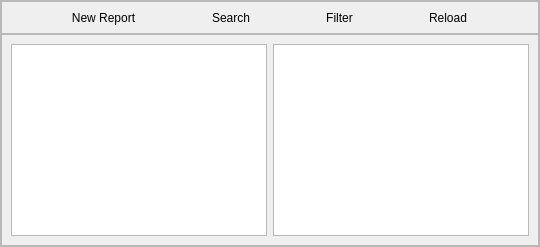
             <widget class="QWidget" name="DT_problem_report_page">
              <layout class="QVBoxLayout" name="verticalLayout_53">
               <property name="spacing">
                <number>0</number>
               </property>
               <property name="leftMargin">
                <number>0</number>
               </property>
               <property name="topMargin">
                <number>0</number>
               </property>
               <property name="rightMargin">
                <number>0</number>
               </property>
               <property name="bottomMargin">
                <number>0</number>
               </property>
               <item>
                <widget class="QFrame" name="frame_90">
                 <property name="frameShape">
                  <enum>QFrame::StyledPanel</enum>
                 </property>
                 <property name="frameShadow">
                  <enum>QFrame::Raised</enum>
                 </property>
                 <layout class="QVBoxLayout" name="verticalLayout_54">
                  <property name="spacing">
                   <number>0</number>
                  </property>
                  <property name="leftMargin">
                   <number>0</number>
                  </property>
                  <property name="topMargin">
                   <number>0</number>
                  </property>
                  <property name="rightMargin">
                   <number>0</number>
                  </property>
                  <property name="bottomMargin">
                   <number>0</number>
                  </property>
                  <item>
                   <widget class="QFrame" name="frame_107">
                    <property name="sizePolicy">
                     <sizepolicy hsizetype="Preferred" vsizetype="Preferred">
                      <horstretch>0</horstretch>
                      <verstretch>0</verstretch>
                     </sizepolicy>
                    </property>
                    <property name="maximumSize">
                     <size>
                      <width>16777215</width>
                      <height>200</height>
                     </size>
                    </property>
                    <property name="frameShape">
                     <enum>QFrame::StyledPanel</enum>
                    </property>
                    <property name="frameShadow">
                     <enum>QFrame::Raised</enum>
                    </property>
                    <layout class="QHBoxLayout" name="horizontalLayout_66">
                     <property name="spacing">
                      <number>0</number>
                     </property>
                     <property name="leftMargin">
                      <number>0</number>
                     </property>
                     <property name="topMargin">
                      <number>5</number>
                     </property>
                     <property name="rightMargin">
                      <number>0</number>
                     </property>
                     <property name="bottomMargin">
                      <number>5</number>
                     </property>
                     <item>
                      <widget class="QToolButton" name="DT_new_report_btn">
                       <property name="text">
                        <string>New Report</string>
                       </property>
                       <property name="icon">
                        <iconset>
                         <normaloff>../../../../Icons/Add_new.ico</normaloff>../../../../Icons/Add_new.ico</iconset>
                       </property>
                       <property name="iconSize">
                        <size>
                         <width>50</width>
                         <height>50</height>
                        </size>
                       </property>
                       <property name="toolButtonStyle">
                        <enum>Qt::ToolButtonTextUnderIcon</enum>
                       </property>
                       <property name="autoRaise">
                        <bool>true</bool>
                       </property>
                      </widget>
                     </item>
                     <item>
                      <widget class="QToolButton" name="DT_search_report_btn">
                       <property name="text">
                        <string>Search</string>
                       </property>
                       <property name="icon">
                        <iconset>
                         <normaloff>../../../../Icons/Document_search.ico</normaloff>../../../../Icons/Document_search.ico</iconset>
                       </property>
                       <property name="iconSize">
                        <size>
                         <width>50</width>
                         <height>50</height>
                        </size>
                       </property>
                       <property name="toolButtonStyle">
                        <enum>Qt::ToolButtonTextUnderIcon</enum>
                       </property>
                       <property name="autoRaise">
                        <bool>true</bool>
                       </property>
                      </widget>
                     </item>
                     <item>
                      <widget class="QToolButton" name="DT_filter_report_btn">
                       <property name="text">
                        <string>Filter</string>
                       </property>
                       <property name="icon">
                        <iconset>
                         <normaloff>../../../../Icons/Fillter.ico</normaloff>../../../../Icons/Fillter.ico</iconset>
                       </property>
                       <property name="iconSize">
                        <size>
                         <width>50</width>
                         <height>50</height>
                        </size>
                       </property>
                       <property name="toolButtonStyle">
                        <enum>Qt::ToolButtonTextUnderIcon</enum>
                       </property>
                       <property name="autoRaise">
                        <bool>true</bool>
                       </property>
                      </widget>
                     </item>
                     <item>
                      <widget class="QToolButton" name="DT_reload_report_btn">
                       <property name="text">
                        <string>Reload</string>
                       </property>
                       <property name="icon">
                        <iconset>
                         <normaloff>../../../../Icons/reset.ico</normaloff>../../../../Icons/reset.ico</iconset>
                       </property>
                       <property name="iconSize">
                        <size>
                         <width>50</width>
                         <height>50</height>
                        </size>
                       </property>
                       <property name="toolButtonStyle">
                        <enum>Qt::ToolButtonTextUnderIcon</enum>
                       </property>
                       <property name="autoRaise">
                        <bool>true</bool>
                       </property>
                      </widget>
                     </item>
                    </layout>
                   </widget>
                  </item>
                  <item>
                   <widget class="QFrame" name="frame_108">
                    <property name="frameShape">
                     <enum>QFrame::StyledPanel</enum>
                    </property>
                    <property name="frameShadow">
                     <enum>QFrame::Raised</enum>
                    </property>
                    <layout class="QHBoxLayout" name="horizontalLayout_80">
                     <item>
                      <widget class="QTreeView" name="DT_report_file_tree">
                       <property name="sizePolicy">
                        <sizepolicy hsizetype="Minimum" vsizetype="Preferred">
                         <horstretch>0</horstretch>
                         <verstretch>0</verstretch>
                        </sizepolicy>
                       </property>
                      </widget>
                     </item>
                     <item>
                      <widget class="QTableView" name="DT_report_file_table"/>
                     </item>
                    </layout>
                   </widget>
                  </item>
                 </layout>
                </widget>
               </item>
              </layout>
             </widget>
